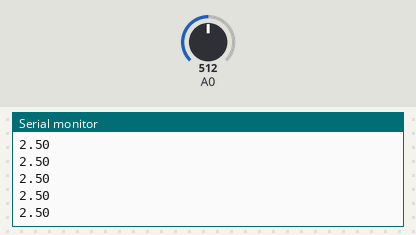
The sketch below on a simulated Arduino Uno, built with avr-gcc and run on an emulated ATmega328P. Shown: the last lines printed to the serial monitor. The test bench sets the inputs (shaded band); at power-on: A0 = 512.

Above: at 1.2 s.
1.3 s: A0 set to 716
At 1.31 s:
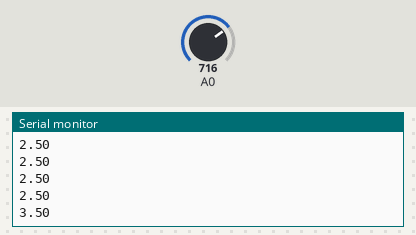
2.8 s: A0 set to 900
At 2.82 s:
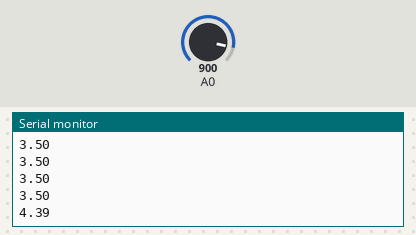
Timing chart, 0 to 5.8 s (numbered marks = the images above; inputs shaded):
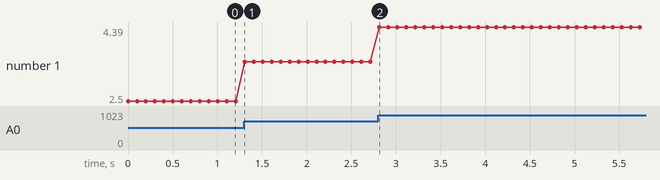

Measured:
- after the input at 1.3 s, the serial monitor: prints a new line at once (image 1)
- after the input at 2.8 s, the serial monitor: prints a new line at once (image 2)
- plotted number 1: 2.5 → 3.5 after the input at 1.3 s, 3.5 → 4.39 after the input at 2.8 s

The sketch:

Mesure5Volt.ino
```cpp
/*     ———————————————————
*     |  Arduino Experimentation Kit Example Code             |
*     |  CIRC-10 .: Temperature :. (TMP36 Temperature Sensor) |
*     ———————————————————
*
*  A simple program to output the current temperature to the IDE’s debug window
*
*  For more details on this circuit: http://tinyurl.com/c89tvd
*/

//TMP36 Pin Variables
int Pin = 0;  //the analog pin the TMP36's Vout (sense) pin is connected to
                         //the resolution is 10 mV / degree centigrade
                         //(500 mV offset) to make negative temperatures an option

/*
* setup() – this function runs once when you turn your Arduino on
* We initialize the serial connection with the computer
*/
void setup() {
  Serial.begin(9600);
    //Start the serial connection with the copmuter
                              //to view the result open the serial monitor
                              //last button beneath the file bar (looks like a box with an antenae)
}

void loop()  // run over and over again
{
  float Tension = getVoltage(Pin);  //getting the voltage reading from the temperature sensor
           //converting from 10 mv per degree wit 500 mV offset
                                                   //to degrees ((volatge – 500mV) times 100)
  Serial.println(Tension);                     //printing the result
  delay(100);                                     //waiting a second
}

/*
* getVoltage() – returns the voltage on the analog input defined by
* pin
*/
float getVoltage(int pin) {
  return (analogRead(pin) * 0.00488281);  //converting from a 0 to 1023 digital range
                                          // to 0 to 5 volts (each 1 reading equals ~ 5 millivolts
}
```
